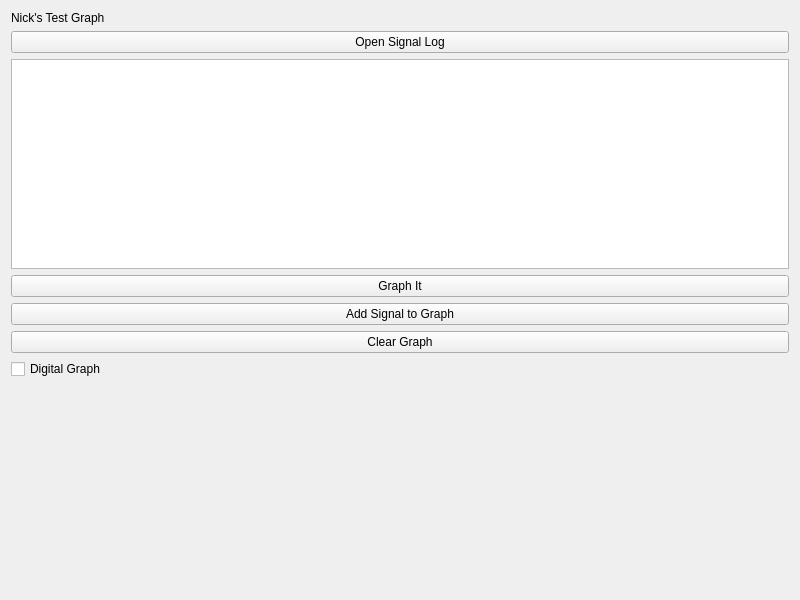
<?xml version="1.0" encoding="UTF-8"?>
<ui version="4.0">
 <class>Widget</class>
 <widget class="QWidget" name="Widget">
  <property name="geometry">
   <rect>
    <x>0</x>
    <y>0</y>
    <width>800</width>
    <height>600</height>
   </rect>
  </property>
  <property name="windowTitle">
   <string>Widget</string>
  </property>
  <layout class="QHBoxLayout" name="horizontalLayout_2">
   <item>
    <layout class="QHBoxLayout" name="horizontalLayout">
     <item>
      <layout class="QVBoxLayout" name="verticalLayout">
       <item>
        <widget class="QLabel" name="label">
         <property name="text">
          <string>Nick's Test Graph</string>
         </property>
        </widget>
       </item>
       <item>
        <widget class="QPushButton" name="openFile">
         <property name="text">
          <string>Open Signal Log</string>
         </property>
        </widget>
       </item>
       <item>
        <widget class="QListWidget" name="listWidget"/>
       </item>
       <item>
        <widget class="QPushButton" name="makeGraph">
         <property name="text">
          <string>Graph It</string>
         </property>
        </widget>
       </item>
       <item>
        <widget class="QPushButton" name="pushButton">
         <property name="text">
          <string>Add Signal to Graph</string>
         </property>
        </widget>
       </item>
       <item>
        <widget class="QPushButton" name="clearGraph">
         <property name="text">
          <string>Clear Graph</string>
         </property>
        </widget>
       </item>
       <item>
        <widget class="QCheckBox" name="StepGraphCheckBox">
         <property name="text">
          <string>Digital Graph</string>
         </property>
        </widget>
       </item>
       <item>
        <spacer name="verticalSpacer">
         <property name="orientation">
          <enum>Qt::Vertical</enum>
         </property>
         <property name="sizeHint" stdset="0">
          <size>
           <width>20</width>
           <height>40</height>
          </size>
         </property>
        </spacer>
       </item>
      </layout>
     </item>
    </layout>
   </item>
  </layout>
 </widget>
 <resources/>
 <connections/>
</ui>
